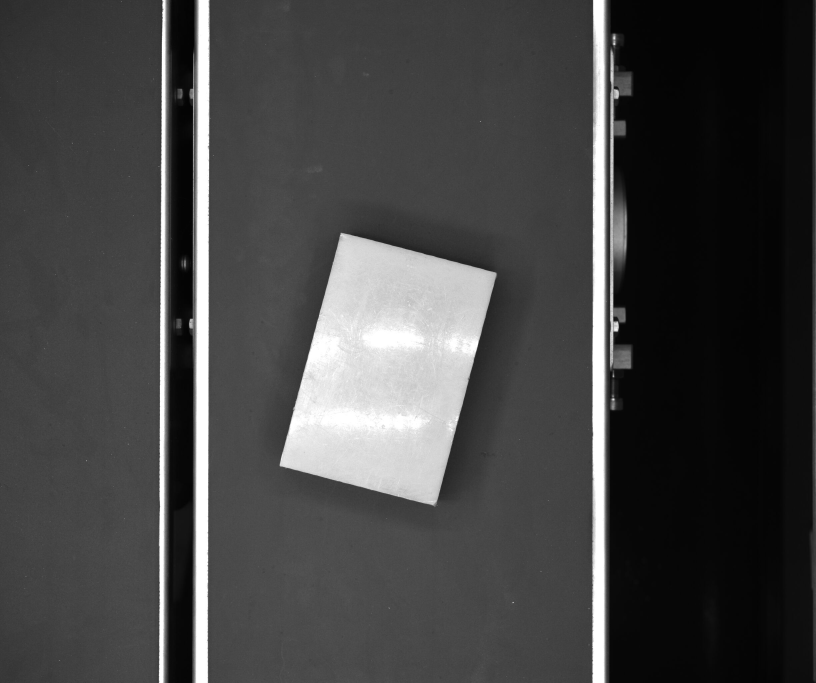
//> input picture ImageProcessingWithCPU/测试用例/左相机/CamL4.jpg, 2448 x 2048 px (shown at 1/3 size)
$ ./ImageProcessingWithCPU   (built with g++ and OpenCV 4)
//> lines starting //> are read from the running program, lines starting //| are printed output that depends on the picture; after the words box and inside, x2 and y2 are one past the last pixel; in counts of white or black regions, pixels touching at a corner belong together
### ImageProcessingWithCPU/CameraParams_1_2.h
#pragma once

//摄像头的分辨率（图形尺寸：宽度）
#define IMAGEWIDTH 1224
//摄像头的分辨率（图形尺寸：高度）
#define IMAGEHEIGHT 1024

//内参矩阵  MATLAB原生矩阵需要转置后使用
//fx  0    u0
//0   fy   v0
//0   0    1
#define CAMERAMATRIX57 (Mat_<double>(3, 3) << 2367.2504, 0.1487, 620.5070, 0.0000, 2366.9181, 507.8949, 0.0000, 0.0000, 1.0000)

//内参矩阵  MATLAB原生矩阵需要转置后使用
//fx  0    u0
//0   fy   v0
//0   0    1
#define CAMERAMATRIX82 (Mat_<double>(3, 3) << 2367.8041, 0.1505, 626.2855, 0.0000, 2367.8523, 537.1130, 0.0000, 0.0000, 1.0000)

//外参矩阵

//T平移矩阵 1相机为57 2相机为82
#define TRAN57_82 (Mat_<double>(3, 1) << 88.2220, 0.5856, 0.9108)
//R旋转矩阵 1相机为57 2相机为82 MATLAB原生矩阵需要转置后使用
#define ROT57_82 (Mat_<double>(3, 3) << 0.9997, 0.0024, -0.0233, -0.0023, 1.0000, 0.0046, 0.0233, -0.0046, 0.9997)


//相机畸变参数 K1 K2 P1 P2 K3
#define DISTORTION57 (Mat_<double>(5, 1) << -0.0229, 0.2483, 0.0001, -0.0001, 1.4929)
//相机畸变参数 K1 K2 P1 P2 K3
#define DISTORTION82 (Mat_<double>(5, 1) << -0.0247, 0.2022, -0.0003, 0.0005, 1.5762)

### ImageProcessingWithCPU/ImageProcessingWithCPU.cpp
// ImageProcessingWithCPU.cpp : 此文件包含 "main" 函数。程序执行将在此处开始并结束。
//

#include <iostream>
#include <opencv2/opencv.hpp>
#include<opencv2/imgproc.hpp>
// 参数矩阵，只能启用其中一个
//#include "CameraParams_1_1.h"    // 由原始图像标定获得
#include "CameraParams_1_2.h"    // 1/2图像长宽标定获得
//#include "CameraParams_1_4.h"    // 1/4图像长宽标定获得
//#include "CameraParams_1_8.h"    // 1/8图像长宽标定获得
constexpr double ZOOM = 2 ;// ZOOM = 1、2、4、8


using namespace cv;
using namespace std;

// ——————————————————————————
typedef struct
{
	Point2i cpt;
	int agl;
}CptAgl;


//显示图片
void DisplayImage(String winname, Mat img)
{
#if 1
	namedWindow(winname, WINDOW_NORMAL);
	imshow(winname, img);
#endif // 0
}
// 图像拼接
Mat ConcatImage(Mat& img1, Mat& img2)
{
	Mat retMat;
	// 图像拼接
	hconcat(img1, img2, retMat);
	// 绘制横线
	int nLineCount = 10;
	double nStepHeight = retMat.size().height / (double)nLineCount;
	for (int i = 1;i < nLineCount;i++)
	{
		line(retMat, Point(-1, i * nStepHeight),
			Point(retMat.size().width, i * nStepHeight), Scalar(0, 255, 0), 4, LINE_AA);
	}
	return Mat(retMat);
}
// 绘制第几个轮廓的特征
CptAgl DrawContours(Mat& img, int nID)
{
	CptAgl cvCptAgl = {};
	vector<vector<Point>> contours;
	findContours(img, contours, cv::CHAIN_APPROX_SIMPLE, CHAIN_APPROX_SIMPLE, Point());

	// 最小外接矩形求轮廓中心
	cv::RotatedRect rrect = cv::minAreaRect(contours[nID]);
	cvCptAgl.cpt = rrect.center;

	cvCptAgl.agl = rrect.angle;
	// 绘制最小矩形轮廓
	cv::Point2f points[4];
	rrect.points(points);
	for (int i = 0; i < 4; i++)
	{
		if (i < 3)
		{
			cv::line(img, points[i], points[i + 1], cv::Scalar(255, 255, 255), 2, cv::LINE_AA, 0);
		}
		else
		{
			cv::line(img, points[i], points[0], cv::Scalar(255, 255, 255), 2, cv::LINE_AA, 0);
		}

	}
	// 文字偏移位置
	int offsetX = -180, offsetY = -30;//原图
	//int offsetX = -90, offsetY = -15;//1/2
	//int offsetX = -45, offsetY = -8;//1/4
	//int offsetX = -30, offsetY = -5;//1/8

	// 角点坐标
	for (int i = 0; i < 4; i++)
	{
		int x = points[i].x, y = points[i].y;
		String str = "pt" + to_string(i + 1) + ":(" + to_string(x) + "," + to_string(y) + ")";
		putText(img, str, Point2f(points[i].x + offsetX, points[i].y + offsetY), 0, 1.5, Scalar(255, 255, 255), 3);
	}
	//中心点信息
	cv::circle(img, cvCptAgl.cpt, 10, Scalar(255, 255, 255), 2, cv::LINE_AA, 0);
	String strcpt = "cpt:(" + to_string(cvCptAgl.cpt.x) + "," + to_string(cvCptAgl.cpt.y) + ")";
	//String stragl = "agl:" + to_string(cvCptAgl.agl);
	putText(img, strcpt, Point2f(cvCptAgl.cpt.x + offsetX, cvCptAgl.cpt.y + offsetY), 0, 1.5, Scalar(255, 0, 0), 3);
	//putText(img, stragl, Point2f(cvCptAgl.cpt.x + offsetX, cvCptAgl.cpt.y + offsetY * 3), 0, 1.5, Scalar(255, 0, 0), 3);

	return CptAgl(cvCptAgl);
}

// ——————————————————————————

//摄像头的分辨率/图片尺寸
Size imageSize = Size(IMAGEWIDTH, IMAGEHEIGHT);
Mat cameraMatrix1 = CAMERAMATRIX57;
//对应Matlab所得1相机畸变参数K1K2P1P2K3
Mat distCoeffs1 = DISTORTION57;
//对应matlab里的2相机内参矩阵（需要转置）
Mat cameraMatrix2 = CAMERAMATRIX82;
//对应Matlab所得2相机畸变参数
Mat distCoeffs2 = DISTORTION82;
//R旋转矩阵
Mat R = ROT57_82;
//T平移矩阵
Mat T = TRAN57_82;
//映射表
Mat map1x, map1y, map2x, map2y;
//校正旋转矩阵R，投影矩阵P 重投影矩阵Q
Mat R1, R2, P1, P2, Q;
//图像校正之后，会对图像进行裁剪，这里的validROI就是指裁剪之后的区域
Rect validROI1, validROI2;

int main()
{

	// 读取图片
	Mat imgL = imread(".//测试用例//左相机//CamL4.jpg");
//> imgL is the input picture: 2048 rows x 2448 cols, CV_8UC3; min 0, max 255, mean 68.3
	Mat imgR = imread(".//测试用例//右相机//CamR4.jpg");
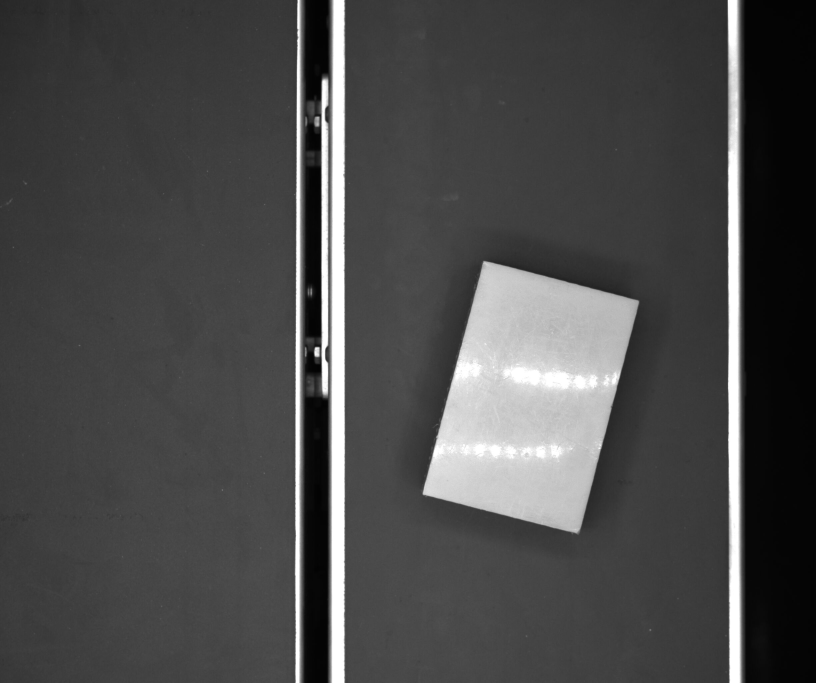
//> input picture ImageProcessingWithCPU/测试用例/右相机/CamR4.jpg, 2448 x 2048 px (shown at 1/3 size)
//> imgR is the input picture: 2048 rows x 2448 cols, CV_8UC3; min 2, max 255, mean 73.9

	//// 显示原图像
	//DisplayImage("左相机：原始图像", imgL);
	//DisplayImage("右相机：原始图像", imgR);

	// 图像拼接并显示
	//DisplayImage("左右相机：原始图像", ConcatImage(imgL, imgR));

	// ——————————————————————————

	// 计算两相机校正后的旋转矩阵
	stereoRectify(cameraMatrix1, distCoeffs1, cameraMatrix2, distCoeffs2, imageSize, R, T, R1, R2, P1, P2, Q, CALIB_ZERO_DISPARITY,//这里是CALIB_ZERO_DISPARITY 而不是0
		-1, imageSize, &validROI1, &validROI2);
	initUndistortRectifyMap(cameraMatrix1, distCoeffs1, R1, P1, imageSize, CV_32FC1, map1x, map1y);
	initUndistortRectifyMap(cameraMatrix2, distCoeffs2, R2, P2, imageSize, CV_32FC1, map2x, map2y);
#if 1

	// 从图像校正开始计时
	double timeZero = double(getTickCount());

	// 修改图像尺寸
	resize(imgL, imgL, Size(), 1 / ZOOM, 1 / ZOOM);
//> imgL: 1024 rows x 1224 cols, CV_8UC3
	//resize(imgR, imgR, Size(), 1 / ZOOM, 1 / ZOOM);

	// remap后，两相机图像行对齐
	remap(imgL, imgL, map1x, map1y, INTER_LINEAR);
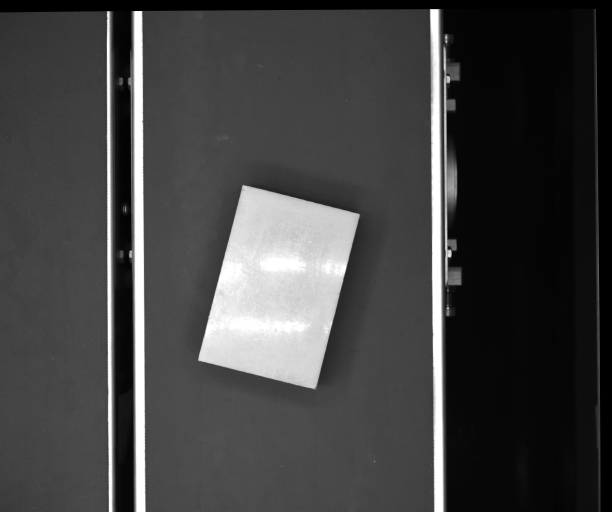
//> imgL: 1024 rows x 1224 cols, CV_8UC3 (shown at 1/2 size); min 0, max 255, mean 66.1
	//remap(imgR, imgR, map2x, map2y, INTER_LINEAR);

	// 显示校正后的图像
	//DisplayImage("左相机：校正后", imgL);
	//DisplayImage("右相机：校正后", imgR);

	// 图像拼接并显示
	//DisplayImage("左右相机：校正后图像", ConcatImage(imgL, imgR));

	// ——————————————————————————
	// 图像处理，以左图为例
	Mat img = imgL.clone();
	// 转为灰度图
	cvtColor(img, img, cv::COLOR_BGR2GRAY);
	//DisplayImage("高斯滤波前", img);
	// 高斯滤波
	GaussianBlur(img, img, Size(5, 5), 3, 3);
	//DisplayImage("高斯滤波后", img);

	// canny算子提取轮廓
	Canny(img, img, 70, 180, 3, false);
//> img: 1024 rows x 1224 cols, CV_8UC1; 0.72% white in thin lines or dots, all inside (x1, y1, x2, y2) = (213, 18, 923, 1024)
	//DisplayImage("Canny边缘检测（未高斯滤波）", img);

	// 形态学处理，膨胀运算
	Mat kernel = getStructuringElement(cv::MORPH_RECT, Size(3, 3));
	dilate(img, img, kernel);
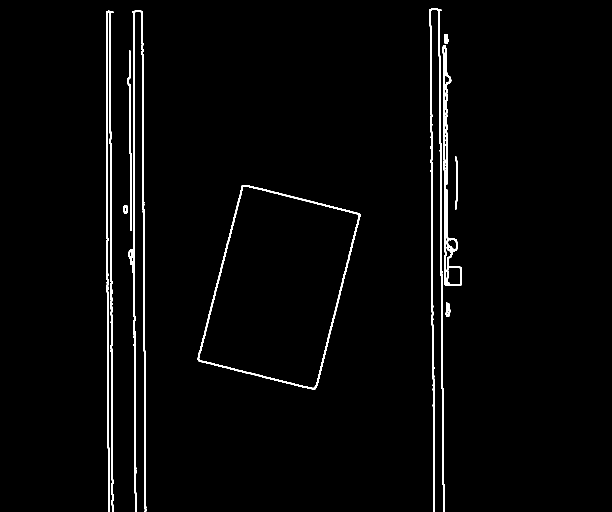
//> img: 1024 rows x 1224 cols, CV_8UC1 (shown at 1/2 size); 2.3% white; 10 white regions
	//DisplayImage("形态学处理", img);

	// 轮廓查找
	// 原图(左:11  右:6)
	// 1/2(左:5  右:5)
	// 1/4(左:3  右:1)
	// 1/8(左:1  右:1)
	DrawContours(img, 11);
//> in DrawContours, `findContours(img, contours, cv::CHAIN_APPROX_SIMPLE, CHAIN_APPROX_SIMP..`: contours = 19 contours, 3 with area under 20; largest, box (x1, y1, x2, y2) and area: (395, 370, 721, 780) 89126, (397, 372, 718, 777) 86196, (257, 20, 293, 1024) 4396, (859, 17, 889, 1024) 4227, (212, 21, 227, 1024) 4192
//> in DrawContours, `cv::RotatedRect rrect = cv::minAreaRect(contours[nID]);`: rrect = centre (898, 496), size (2.8, 5.7), angle -45
//> in DrawContours, `cvCptAgl.cpt = rrect.center;`: cvCptAgl.cpt = Point(898, 496)
//> in DrawContours, `cvCptAgl.agl = rrect.angle;`: cvCptAgl.agl = -45
//> in DrawContours, `rrect.points(points);`: points = 4 Points (x, y): [899, 499], [895, 495], [897, 493], [901, 497]
//> after the loop in DrawContours, `for (int i = 0; i < 4; i++)`:
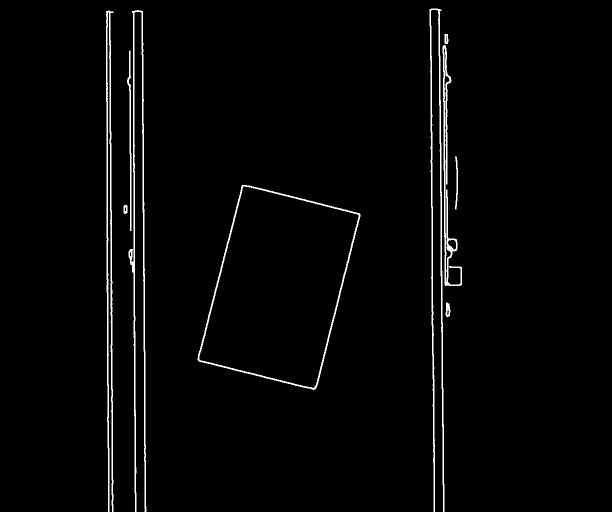
//> img: 1024 rows x 1224 cols, CV_8UC1 (shown at 1/2 size); 10 pixels changed, all inside (x1, y1, x2, y2) = (897, 494, 903, 500)
//> the loop in DrawContours, `for (int i = 0; i < 4; i++)` made 4 passes
//> pass 1, in DrawContours, `putText(img, str, Point2f(points[i].x + offsetX, points[i].y + offsetY..`:
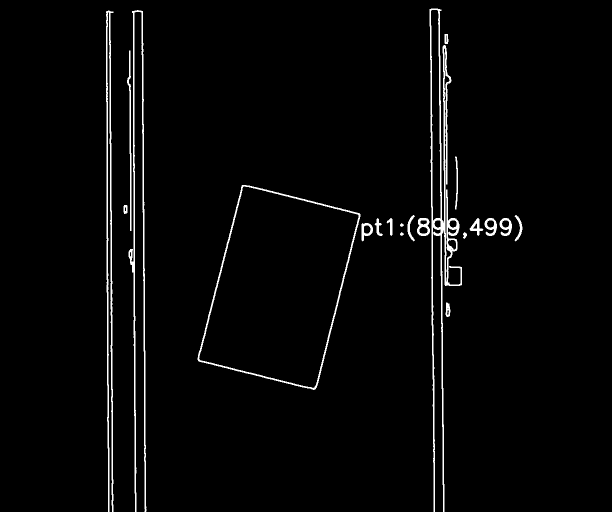
//> img: 1024 rows x 1224 cols, CV_8UC1 (shown at 1/2 size); 0.33% of pixels changed, all inside (x1, y1, x2, y2) = (723, 430, 1045, 483)
//> pass 3, in DrawContours, `putText(img, str, Point2f(points[i].x + offsetX, points[i].y + offsetY..`:
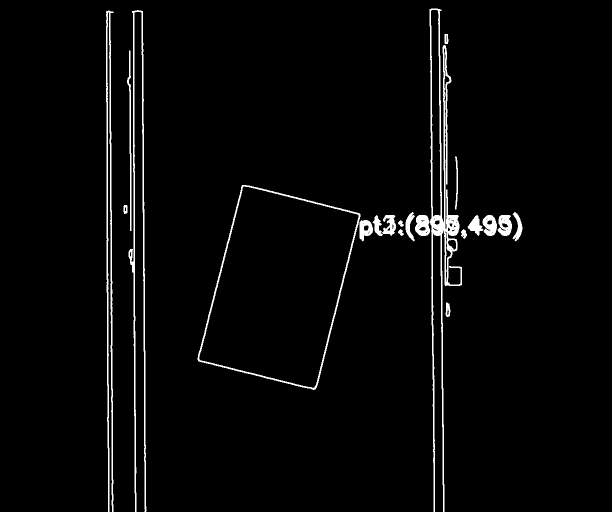
//> img: 1024 rows x 1224 cols, CV_8UC1 (shown at 1/2 size); min 0, max 255, mean 7.4
//> after the loop in DrawContours, `for (int i = 0; i < 4; i++)`:
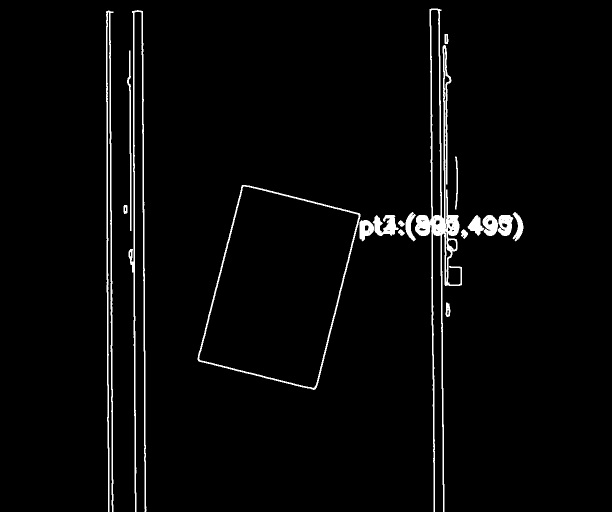
//> img: 1024 rows x 1224 cols, CV_8UC1 (shown at 1/2 size); 0.07% of pixels changed, all inside (x1, y1, x2, y2) = (727, 428, 1047, 480)
//> in DrawContours, `cv::circle(img, cvCptAgl.cpt, 10, Scalar(255, 255, 255), 2, cv::LINE_A..`: img: 1024 rows x 1224 cols, CV_8UC1; 197 pixels changed, all inside (x1, y1, x2, y2) = (886, 484, 911, 509)
//> in DrawContours, `String strcpt = "cpt:(" + to_string(cvCptAgl.cpt.x) + "," + to_string(..`: strcpt = "cpt:(898,496)"
//> in DrawContours, `putText(img, strcpt, Point2f(cvCptAgl.cpt.x + offsetX, cvCptAgl.cpt.y ..`: img: 1024 rows x 1224 cols, CV_8UC1; min 0, max 255, mean 7.7
	//DisplayImage("轮廓特征", img);
	 //位姿计算

	cout << "Time: " << ((double)getTickCount() - timeZero) / getTickFrequency() * 1000 << "ms" << endl;
	////////////////////////////////////////////////////
	// 测试数据
#endif
	 // [21 lines of commented-out code are left out]
#if 0


	// 定位计算
	double fx = cameraMatrix1.at<double>(0, 0);
	double fy = cameraMatrix1.at<double>(1, 1);
	double u0 = cameraMatrix1.at<double>(0, 2);
	double v0 = cameraMatrix1.at<double>(1, 2);
	double ul = ptL.x, ur = ptR.x;
	double vl = ptL.y, vr = ptR.y;
	double d = ul - ur;
	double b = sqrt(pow(T.at<double>(0, 0), 2) + pow(T.at<double>(1, 0), 2) + pow(T.at<double>(2, 0), 2));

	double zc = b * fx / d;
	double xc = zc * (ul - u0) / fx;
	double yc = zc * (vl - u0) / fy;

	cout << "xc:" << xc << endl
		<< "yc:" << yc << endl
		<< "zc:" << zc << endl;
#endif // 0
	waitKey(0);
	return 0;
}
